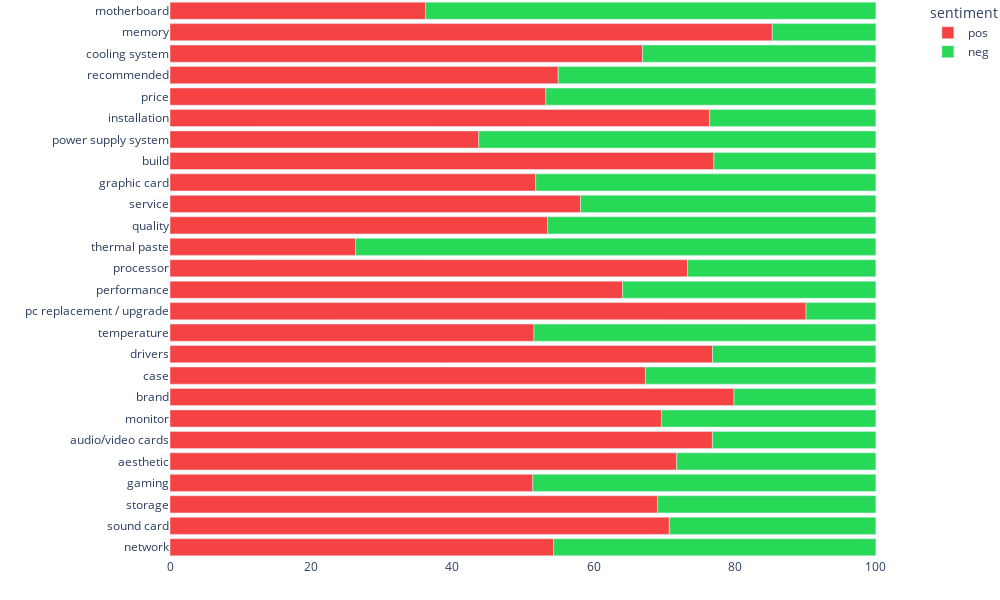

The notebook cell this image was saved under:
### Code cell
pos_count = Counter()
neg_count = Counter()

for t in reviews_df["topics"].values:
    pos_topics = set([f"T{s['topic']}" for s in t if s["sentiment"] == 0])
    neg_topics = set([f"T{s['topic']}" for s in t if s["sentiment"] == 1])

    pos_count.update(pos_topics)
    neg_count.update(neg_topics)

pos_df = pd.DataFrame(pos_count.items(), columns=["topic", "pos"])
neg_df = pd.DataFrame(neg_count.items(), columns=["topic", "neg"])

pos_df["topic"] = pos_df["topic"].apply(lambda x: topic_mapping[x]).astype("category")
pos_df = pd.DataFrame(pos_df.groupby("topic")["pos"].sum()).reset_index()

neg_df["topic"] = neg_df["topic"].apply(lambda x: topic_mapping[x]).astype("category")
neg_df = pd.DataFrame(neg_df.groupby("topic")["neg"].sum()).reset_index()

st_counts = pd.merge(pos_df, neg_df, on="topic")
st_counts["topic"] = st_counts["topic"].astype("category")

total = st_counts["pos"] + st_counts["neg"]
st_counts["pos"] = st_counts["pos"] / total * 100
st_counts["neg"] = st_counts["neg"] / total * 100

st_counts.set_index("topic", inplace=True)
st_counts.sort_index(inplace=True)

df_senti = (
    st_counts.stack(level=0)
    .reset_index()
    .rename(columns={"level_1": "sentiment", 0: "count"})
)

fig2 = px.bar(
    df_senti,
    y="topic",
    x="count",
    color="sentiment",
    color_discrete_sequence=["#f54242", "#27d957"],
    barmode="relative",
    width=1000,
    height=600,
    category_orders=dict(topic=order),
)

fig2.update_xaxes(showgrid=False, title_text="")
fig2.update_yaxes(showgrid=False, title_text="")
fig2.update_layout({"margin": dict(l=0, t=0, r=0, b=0)})

fig2.update_layout(
    {
        "plot_bgcolor": "rgba(0, 0, 0, 0)",
        "paper_bgcolor": "rgba(0, 0, 0, 0)",
    }
)

# cambiare colori editor per salvare il grafico
fig2.write_image("../output/topics_sentiment.png")
fig2

### Figure 1 — Plotly figure (JSON) as saved in the notebook; plotly's stock layout.template omitted (floating-point values rounded to 4 significant figures)
{"data": [{"alignmentgroup": "True", "hovertemplate": "sentiment=pos<br>count=%{x}<br>topic=%{y}<extra></extra>", "legendgroup": "pos", "marker": {"color": "#f54242", "pattern": {"shape": ""}}, "name": "pos", "offsetgroup": "pos", "orientation": "h", "showlegend": true, "textposition": "auto", "x": [71.79, 76.85, 79.91, 77.06, 67.35, 66.95, 76.86, 51.4, 51.81, 76.45, 85.33, 69.63, 36.22, 54.35, 90.11, 64.12, 43.74, 53.24, 73.31, 53.49, 55.0, 58.15, 70.74, 69.08, 51.56, 26.29], "xaxis": "x", "y": ["aesthetic", "audio/video cards", "brand", "build", "case", "cooling system", "drivers", "gaming", "graphic card", "installation", "memory", "monitor", "motherboard", "network", "pc replacement / upgrade", "performance", "power supply system", "price", "processor", "quality", "recommended", "service", "sound card", "storage", "temperature", "thermal paste"], "yaxis": "y", "type": "bar"}, {"alignmentgroup": "True", "hovertemplate": "sentiment=neg<br>count=%{x}<br>topic=%{y}<extra></extra>", "legendgroup": "neg", "marker": {"color": "#27d957", "pattern": {"shape": ""}}, "name": "neg", "offsetgroup": "neg", "orientation": "h", "showlegend": true, "textposition": "auto", "x": [28.21, 23.15, 20.09, 22.94, 32.65, 33.05, 23.14, 48.6, 48.19, 23.55, 14.67, 30.37, 63.78, 45.65, 9.893, 35.88, 56.26, 46.76, 26.69, 46.51, 45.0, 41.85, 29.26, 30.92, 48.44, 73.71], "xaxis": "x", "y": ["aesthetic", "audio/video cards", "brand", "build", "case", "cooling system", "drivers", "gaming", "graphic card", "installation", "memory", "monitor", "motherboard", "network", "pc replacement / upgrade", "performance", "power supply system", "price", "processor", "quality", "recommended", "service", "sound card", "storage", "temperature", "thermal paste"], "yaxis": "y", "type": "bar"}], "layout": {"xaxis": {"anchor": "y", "domain": [0.0, 1.0], "title": {"text": ""}, "showgrid": false}, "yaxis": {"anchor": "x", "domain": [0.0, 1.0], "title": {"text": ""}, "categoryorder": "array", "categoryarray": ["network", "sound card", "storage", "gaming", "aesthetic", "audio/video cards", "monitor", "brand", "case", "drivers", "temperature", "pc replacement / upgrade", "performance", "processor", "thermal paste", "quality", "service", "graphic card", "build", "power supply system", "installation", "price", "recommended", "cooling system", "memory", "motherboard"], "showgrid": false}, "legend": {"title": {"text": "sentiment"}, "tracegroupgap": 0}, "margin": {"t": 0, "l": 0, "r": 0, "b": 0}, "barmode": "relative", "height": 600, "width": 1000, "plot_bgcolor": "rgba(0, 0, 0, 0)", "paper_bgcolor": "rgba(0, 0, 0, 0)"}}
